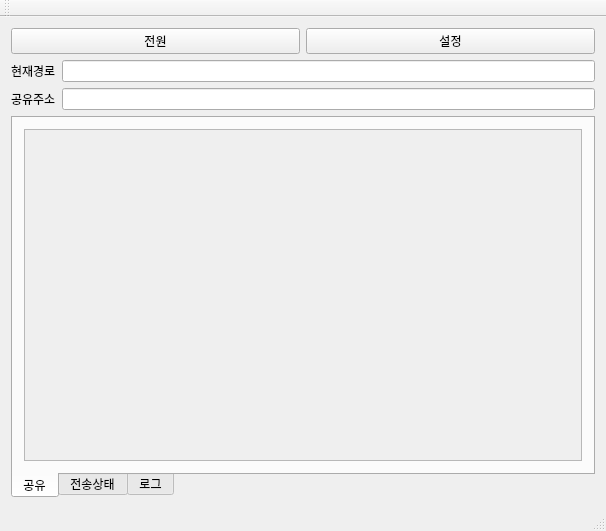
<?xml version="1.0" encoding="UTF-8"?>
<ui version="4.0">
 <class>ShareLibClass</class>
 <widget class="QMainWindow" name="ShareLibClass">
  <property name="geometry">
   <rect>
    <x>0</x>
    <y>0</y>
    <width>606</width>
    <height>531</height>
   </rect>
  </property>
  <property name="windowTitle">
   <string>ShareLib</string>
  </property>
  <widget class="QWidget" name="centralWidget">
   <property name="sizePolicy">
    <sizepolicy hsizetype="Expanding" vsizetype="Expanding">
     <horstretch>0</horstretch>
     <verstretch>0</verstretch>
    </sizepolicy>
   </property>
   <layout class="QVBoxLayout" name="verticalLayout_2">
    <item>
     <layout class="QHBoxLayout" name="horizontalLayout_2">
      <item>
       <widget class="QPushButton" name="powerBtn">
        <property name="text">
         <string>전원</string>
        </property>
       </widget>
      </item>
      <item>
       <widget class="QPushButton" name="settingBtn">
        <property name="text">
         <string>설정</string>
        </property>
       </widget>
      </item>
     </layout>
    </item>
    <item>
     <layout class="QVBoxLayout" name="verticalLayout">
      <item>
       <layout class="QHBoxLayout" name="horizontalLayout_3">
        <item>
         <widget class="QLabel" name="label_2">
          <property name="text">
           <string>현재경로</string>
          </property>
         </widget>
        </item>
        <item>
         <widget class="PathSetLineEdit" name="pathEdit">
          <property name="readOnly">
           <bool>true</bool>
          </property>
         </widget>
        </item>
       </layout>
      </item>
      <item>
       <layout class="QHBoxLayout" name="horizontalLayout">
        <item>
         <widget class="QLabel" name="label">
          <property name="text">
           <string>공유주소</string>
          </property>
         </widget>
        </item>
        <item>
         <widget class="QLineEdit" name="lineEdit"/>
        </item>
       </layout>
      </item>
      <item>
       <widget class="QTabWidget" name="tabWidget">
        <property name="tabPosition">
         <enum>QTabWidget::South</enum>
        </property>
        <property name="currentIndex">
         <number>0</number>
        </property>
        <widget class="QWidget" name="imageTab">
         <attribute name="title">
          <string>공유</string>
         </attribute>
         <layout class="QVBoxLayout" name="verticalLayout_4">
          <item>
           <widget class="CustomScrollArea" name="scrollArea">
            <property name="sizeAdjustPolicy">
             <enum>QAbstractScrollArea::AdjustToContents</enum>
            </property>
            <property name="widgetResizable">
             <bool>true</bool>
            </property>
            <widget class="QWidget" name="scrollAreaWidgetContents">
             <property name="geometry">
              <rect>
               <x>0</x>
               <y>0</y>
               <width>560</width>
               <height>327</height>
              </rect>
             </property>
             <property name="sizePolicy">
              <sizepolicy hsizetype="Expanding" vsizetype="Expanding">
               <horstretch>0</horstretch>
               <verstretch>0</verstretch>
              </sizepolicy>
             </property>
            </widget>
           </widget>
          </item>
         </layout>
        </widget>
        <widget class="QWidget" name="statusTab">
         <attribute name="title">
          <string>전송상태</string>
         </attribute>
        </widget>
        <widget class="QWidget" name="logTab">
         <attribute name="title">
          <string>로그</string>
         </attribute>
         <layout class="QVBoxLayout" name="verticalLayout_3">
          <item>
           <widget class="QTableWidget" name="tableWidget"/>
          </item>
         </layout>
        </widget>
       </widget>
      </item>
     </layout>
    </item>
   </layout>
  </widget>
  <widget class="QToolBar" name="mainToolBar">
   <attribute name="toolBarArea">
    <enum>TopToolBarArea</enum>
   </attribute>
   <attribute name="toolBarBreak">
    <bool>false</bool>
   </attribute>
  </widget>
  <widget class="QStatusBar" name="statusBar"/>
  <widget class="QMenuBar" name="menuBar">
   <property name="geometry">
    <rect>
     <x>0</x>
     <y>0</y>
     <width>606</width>
     <height>21</height>
    </rect>
   </property>
  </widget>
 </widget>
 <layoutdefault spacing="6" margin="11"/>
 <customwidgets>
  <customwidget>
   <class>CustomScrollArea</class>
   <extends>QScrollArea</extends>
   <header>customscrollarea.h</header>
   <container>1</container>
  </customwidget>
  <customwidget>
   <class>PathSetLineEdit</class>
   <extends>QLineEdit</extends>
   <header>PathSetLineEdit.h</header>
  </customwidget>
 </customwidgets>
 <resources>
  <include location="ShareLib.qrc"/>
 </resources>
 <connections/>
</ui>
